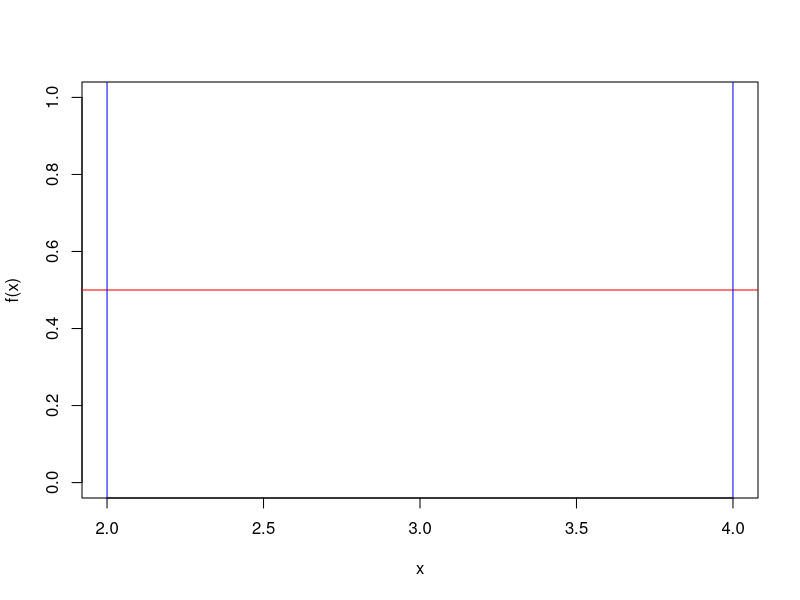
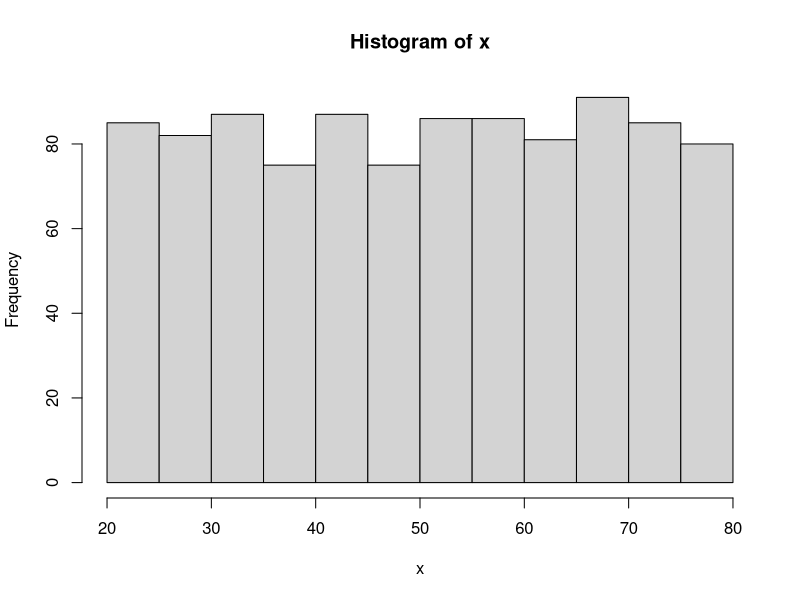
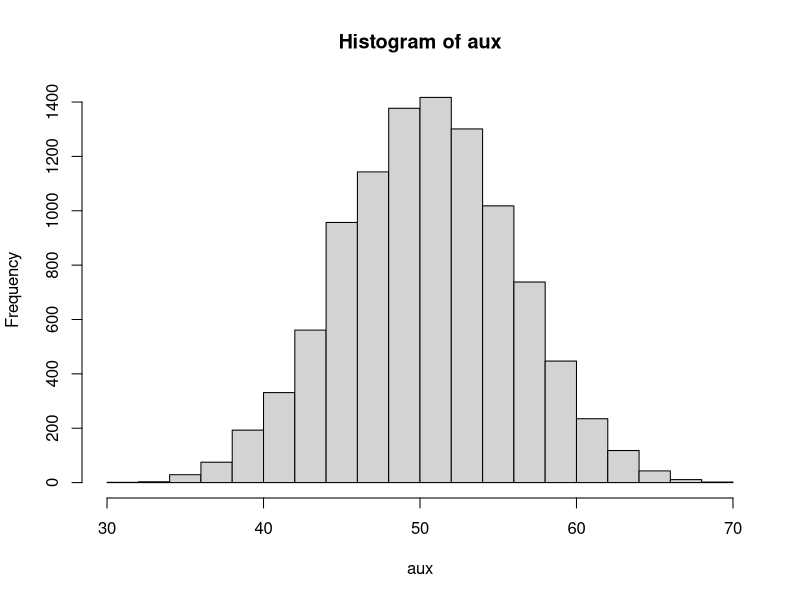

Source code (R) for these figures, in order:
## ---- chunk 1
plot(0,type="l",xlim=c(2,4),xlab="x",ylab="f(x)",ylim=c(0,1))
abline(h=0.5,col="red")
abline(v=c(2,4),col="blue")
## ---- chunk 2
#recolectamos la información de 1000 personas respecto su número favorito (o un número aleatorio) entre 20 y 80

x<-round(runif(1000,20,80),0)
hist(x)
mean(x)

s1<-sample(x,10)
mean(s1)

n<-10
k<-10000
aux<-NULL
for(i in 1:k){
s<-sample(x,10)
aux[i]<-mean(s)
}
hist(aux)
